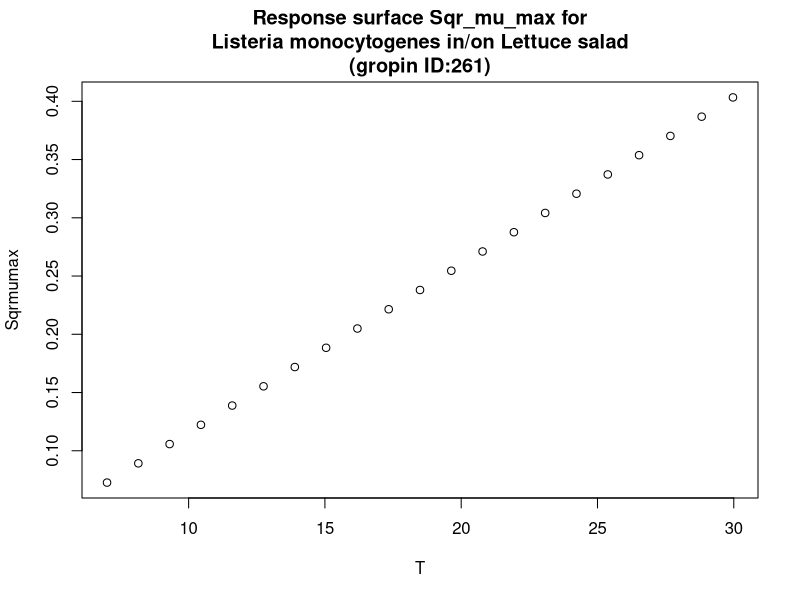

Write the R code that produced this figure.
#############################
# start of Parameter script
#############################
T <- seq(7.007,29.97002997003,length.out=21)
#############################
# end of Parameter script
#############################
############################# 
# start of Model script Gropin ID 261 
#############################
 
# constant coefficients for this model
 
variables <- data.frame(T)
argumentsPar <- unique.data.frame(expand.grid(variables))
 
# heart of the model
response_surface <- function(T) {
   mumax <-0.0144*(T-1.96)

	return(mumax=mumax)
} 

# output parameters
responseSurface <- cbind(argumentsPar,response_surface(argumentsPar['T']))
colnames(responseSurface) <- c(colnames(argumentsPar),'Sqrmumax')
#############################
# End of Model script
#############################
############################# 
# start of Visualisation script Gropin ID 261 
#############################
titleText <-'Response surface Sqr_mu_max for
Listeria monocytogenes in/on Lettuce salad
(gropin ID:261)'
plot(T,responseSurface$'Sqrmumax',xlab='T',
                          ylab='Sqrmumax',main=titleText)
#############################
# End of Visualisation script
#############################
